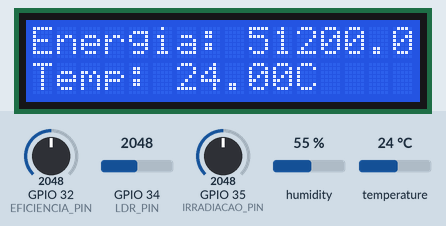
Recording of a sketch running on a simulated ESP32. Shown: 16×2 character LCD. Inputs (shaded band) come from the test bench; at power-on: temperature 24 °C, GPIO 32 (EFICIENCIA_PIN) = 2048, GPIO 34 (LDR_PIN) = 2048, GPIO 35 (IRRADIACAO_PIN) = 2048, humidity 55 %. WiFi joins after 1.5 s; servers stay silent unless stated; no MQTT or app messages arrive unless stated; what the sketch prints to the serial monitor is not drawn.

Above: at 4.8 s.
4.9 s: temperature set to 12 °C
At 7.0 s:
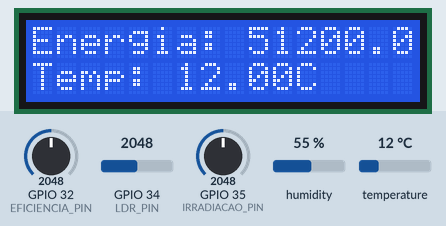
7.6 s: GPIO 32 (EFICIENCIA_PIN) set to 2866
At 9.0 s:
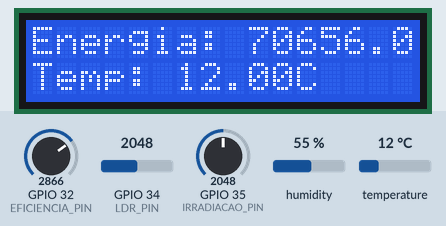
10.3 s: GPIO 34 (LDR_PIN) set to 2866
At 13.0 s:
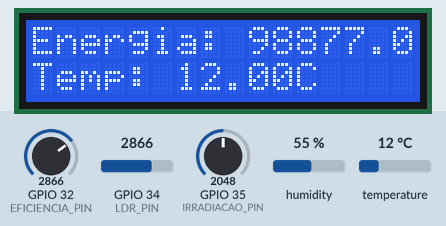
13.3 s: GPIO 35 (IRRADIACAO_PIN) set to 2866
At 15.0 s:
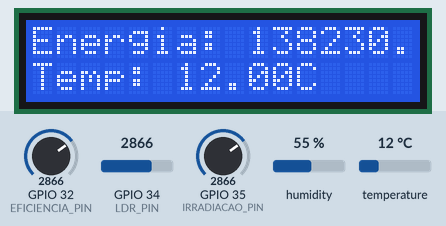
16.0 s: temperature set to 19 °C
At 19.0 s:
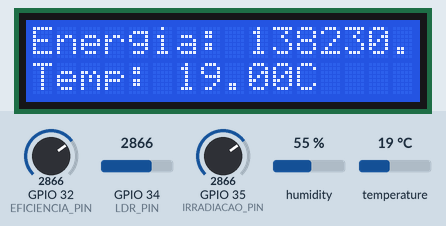
19.5 s: GPIO 32 (EFICIENCIA_PIN) set to 3972
At 21.1 s:
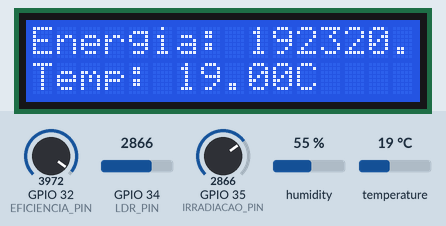
Timing chart, 0 to 22.6 s (numbered marks = the images above; inputs shaded):
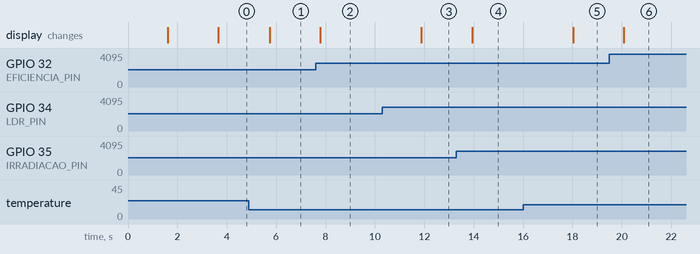

Measured:
- after the input at 4.9 s, the display: changes after 0.85 s (image 1)
- after the input at 7.6 s, the display: changes after 0.20 s (image 2)
- after the input at 10.3 s, the display: changes after 1.6 s (image 3)
- after the input at 13.3 s, the display: changes after 0.63 s (image 4)
- after the input at 16.0 s, the display: changes after 2.0 s (image 5)
- after the input at 19.5 s, the display: changes after 0.57 s (image 6)

The sketch:

sketch.ino
```cpp
#include <Wire.h>
#include <LiquidCrystal_I2C.h>
#include <DHT.h>
#include <WiFi.h>
#include <PubSubClient.h>

const char *ssid = "Wokwi-GUEST";
const char *password = "";
const char *mqtt_server = "broker.hivemq.com";

WiFiClient WOKWI_Client;
PubSubClient client(WOKWI_Client);

#define DHTPIN 15
#define DHTTYPE DHT22
#define LDR_PIN 34
#define IRRADIACAO_PIN 35
#define EFICIENCIA_PIN 32
DHT dht(DHTPIN, DHTTYPE);
LiquidCrystal_I2C lcd(0x27, 16, 2);

void setup_wifi() {

  delay(10);

  Serial.println();
  Serial.print("Connecting to ");
  Serial.println(ssid);

  WiFi.mode(WIFI_STA);
  WiFi.begin(ssid, password);

  while (WiFi.status() != WL_CONNECTED) {
    delay(500);
    Serial.println(".");
  }
  Serial.println("");
  Serial.println("WiFi Conectado");
  Serial.println("Endereço IP: ");
  Serial.println(WiFi.localIP());
}

void reconnect() {

  while (!client.connected()) {
    Serial.print("Tentando conectar ao MQTT...");

    if (client.connect("WOKWI_Client")) {
      Serial.println("Conectado");

    } else {
      Serial.print("failed, rc= ");
      Serial.print(client.state());
      Serial.println("Tentando novamente em 5 segundos");

      delay(5000);
    }
  }
}

void setup() {
  Serial.begin(115200);
  setup_wifi();
  client.setServer(mqtt_server, 1883);
  dht.begin();


  Wire.begin(16, 17);

  lcd.begin(16, 2);
  lcd.backlight();


  lcd.setCursor(0, 0);
  lcd.print("Sistema Solar");
  lcd.setCursor(0, 1);
  lcd.print("Inicializando...");
  delay(2000);
  lcd.clear();
}

void loop() {

  float temperatura = dht.readTemperature();
  float umidade = dht.readHumidity();


  int luminosidade = analogRead(LDR_PIN);
  int irradiacao = analogRead(IRRADIACAO_PIN);
  int eficiencia = analogRead(EFICIENCIA_PIN);


  if (isnan(temperatura) || isnan(umidade)) {
    Serial.println("Erro ao ler DHT22!");
    return;
  }


  float irradiacaoValor = map(irradiacao, 0, 4095, 0, 1000);
  float eficienciaValor = map(eficiencia, 0, 4095, 0, 100);


  float energiaSolar = (irradiacaoValor * eficienciaValor * luminosidade) / 1000.0;

  client.publish("fiap/solarix",String(energiaSolar).c_str());

  Serial.println("Energia: " + String(energiaSolar, 2) + "Wh");
  Serial.println("---");


  lcd.clear();
  lcd.setCursor(0, 0);
  lcd.print("Energia: ");
  lcd.print(energiaSolar);
  lcd.print(" Wh");

  lcd.setCursor(0, 1);
  lcd.print("Temp: ");
  lcd.print(temperatura);
  lcd.print("C");


  Serial.print("Temperatura: ");
  Serial.print(temperatura);
  Serial.print(" C, Umidade: ");
  Serial.print(umidade);
  Serial.print(" %, Luminosidade: ");
  Serial.print(luminosidade);
  Serial.print(", Irradiacao: ");
  Serial.print(irradiacaoValor);
  Serial.print(" W/m², Eficiencia: ");
  Serial.print(eficienciaValor);
  Serial.print(" %, Energia: ");
  Serial.print(energiaSolar);
  Serial.println(" Wh");

  reconnect();

  delay(2000);
}
```
